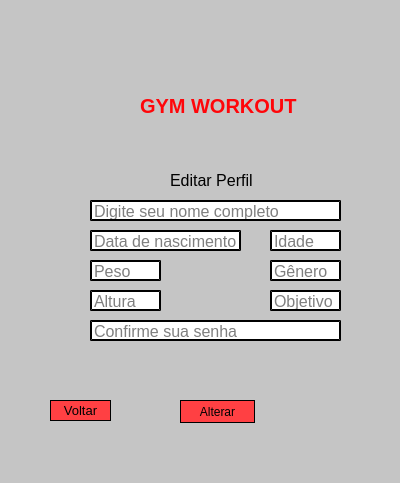
<?xml version="1.0" encoding="UTF-8"?>
<ui version="4.0">
 <class>MainWindow</class>
 <widget class="QMainWindow" name="MainWindow">
  <property name="geometry">
   <rect>
    <x>0</x>
    <y>0</y>
    <width>400</width>
    <height>483</height>
   </rect>
  </property>
  <property name="windowTitle">
   <string>MainWindow</string>
  </property>
  <property name="styleSheet">
   <string notr="true">
background-color: rgb(197, 197, 197);</string>
  </property>
  <widget class="QWidget" name="centralwidget">
   <widget class="QLabel" name="label">
    <property name="geometry">
     <rect>
      <x>190</x>
      <y>100</y>
      <width>71</width>
      <height>91</height>
     </rect>
    </property>
    <property name="text">
     <string/>
    </property>
    <property name="pixmap">
     <pixmap>user.png</pixmap>
    </property>
   </widget>
   <widget class="QLabel" name="label_2">
    <property name="geometry">
     <rect>
      <x>170</x>
      <y>170</y>
      <width>141</width>
      <height>21</height>
     </rect>
    </property>
    <property name="font">
     <font>
      <pointsize>12</pointsize>
     </font>
    </property>
    <property name="text">
     <string>Editar Perfil</string>
    </property>
   </widget>
   <widget class="QLabel" name="label_6">
    <property name="geometry">
     <rect>
      <x>150</x>
      <y>-10</y>
      <width>291</width>
      <height>101</height>
     </rect>
    </property>
    <property name="text">
     <string/>
    </property>
    <property name="pixmap">
     <pixmap>pesinho.png</pixmap>
    </property>
   </widget>
   <widget class="QLabel" name="label_7">
    <property name="geometry">
     <rect>
      <x>140</x>
      <y>90</y>
      <width>211</width>
      <height>31</height>
     </rect>
    </property>
    <property name="font">
     <font>
      <pointsize>15</pointsize>
      <weight>75</weight>
      <bold>true</bold>
     </font>
    </property>
    <property name="styleSheet">
     <string notr="true">COLOR:rgb(255, 6, 10)</string>
    </property>
    <property name="text">
     <string>GYM WORKOUT</string>
    </property>
   </widget>
   <widget class="QPushButton" name="pushButton">
    <property name="geometry">
     <rect>
      <x>180</x>
      <y>400</y>
      <width>75</width>
      <height>23</height>
     </rect>
    </property>
    <property name="styleSheet">
     <string notr="true">QPushButton{
background-color: rgb(255, 64, 67);
border-style: outset;
border-width: 1px;
border-radius: 15px;
border-color: black;
}

QPushButton:pressed{
background-color:rgb(255, 99, 101);
border-style: outset;
border-width: 1px;
border-radius: 15px;
border-color: black;
}</string>
    </property>
    <property name="text">
     <string>Alterar</string>
    </property>
   </widget>
   <widget class="QLineEdit" name="lineEdit_2">
    <property name="geometry">
     <rect>
      <x>90</x>
      <y>320</y>
      <width>251</width>
      <height>21</height>
     </rect>
    </property>
    <property name="font">
     <font>
      <pointsize>12</pointsize>
      <weight>50</weight>
      <bold>false</bold>
     </font>
    </property>
    <property name="accessibleDescription">
     <string/>
    </property>
    <property name="styleSheet">
     <string notr="true">background-color: rgb(255, 255, 255);
border-radius: 15px;
border-style: outset;
border-width: 2px;</string>
    </property>
    <property name="text">
     <string/>
    </property>
    <property name="placeholderText">
     <string>Confirme sua senha</string>
    </property>
   </widget>
   <widget class="QLineEdit" name="lineEdit_3">
    <property name="geometry">
     <rect>
      <x>90</x>
      <y>200</y>
      <width>251</width>
      <height>21</height>
     </rect>
    </property>
    <property name="font">
     <font>
      <pointsize>12</pointsize>
      <weight>50</weight>
      <bold>false</bold>
     </font>
    </property>
    <property name="accessibleDescription">
     <string/>
    </property>
    <property name="styleSheet">
     <string notr="true">background-color: rgb(255, 255, 255);
border-radius: 15px;
border-style: outset;
border-width: 2px;</string>
    </property>
    <property name="placeholderText">
     <string>Digite seu nome completo</string>
    </property>
   </widget>
   <widget class="QLineEdit" name="lineEdit_4">
    <property name="geometry">
     <rect>
      <x>90</x>
      <y>230</y>
      <width>151</width>
      <height>21</height>
     </rect>
    </property>
    <property name="font">
     <font>
      <pointsize>12</pointsize>
      <weight>50</weight>
      <bold>false</bold>
     </font>
    </property>
    <property name="accessibleDescription">
     <string/>
    </property>
    <property name="styleSheet">
     <string notr="true">background-color: rgb(255, 255, 255);
border-radius: 15px;
border-style: outset;
border-width: 2px;</string>
    </property>
    <property name="text">
     <string/>
    </property>
    <property name="placeholderText">
     <string>Data de nascimento</string>
    </property>
   </widget>
   <widget class="QLineEdit" name="lineEdit_5">
    <property name="geometry">
     <rect>
      <x>90</x>
      <y>260</y>
      <width>71</width>
      <height>21</height>
     </rect>
    </property>
    <property name="font">
     <font>
      <pointsize>12</pointsize>
      <weight>50</weight>
      <bold>false</bold>
     </font>
    </property>
    <property name="accessibleDescription">
     <string/>
    </property>
    <property name="styleSheet">
     <string notr="true">background-color: rgb(255, 255, 255);
border-radius: 15px;
border-style: outset;
border-width: 2px;</string>
    </property>
    <property name="text">
     <string/>
    </property>
    <property name="placeholderText">
     <string>Peso</string>
    </property>
   </widget>
   <widget class="QLineEdit" name="lineEdit_6">
    <property name="geometry">
     <rect>
      <x>270</x>
      <y>260</y>
      <width>71</width>
      <height>21</height>
     </rect>
    </property>
    <property name="font">
     <font>
      <pointsize>12</pointsize>
      <weight>50</weight>
      <bold>false</bold>
      <stylestrategy>PreferDefault</stylestrategy>
     </font>
    </property>
    <property name="cursor">
     <cursorShape>IBeamCursor</cursorShape>
    </property>
    <property name="contextMenuPolicy">
     <enum>Qt::DefaultContextMenu</enum>
    </property>
    <property name="acceptDrops">
     <bool>true</bool>
    </property>
    <property name="accessibleName">
     <string/>
    </property>
    <property name="accessibleDescription">
     <string/>
    </property>
    <property name="autoFillBackground">
     <bool>false</bool>
    </property>
    <property name="styleSheet">
     <string notr="true">background-color: rgb(255, 255, 255);
border-radius: 15px;
border-style: outset;
border-width: 2px;</string>
    </property>
    <property name="inputMask">
     <string/>
    </property>
    <property name="text">
     <string/>
    </property>
    <property name="echoMode">
     <enum>QLineEdit::Normal</enum>
    </property>
    <property name="dragEnabled">
     <bool>false</bool>
    </property>
    <property name="readOnly">
     <bool>false</bool>
    </property>
    <property name="placeholderText">
     <string>Gênero</string>
    </property>
    <property name="clearButtonEnabled">
     <bool>false</bool>
    </property>
   </widget>
   <widget class="QLineEdit" name="lineEdit_7">
    <property name="geometry">
     <rect>
      <x>90</x>
      <y>290</y>
      <width>71</width>
      <height>21</height>
     </rect>
    </property>
    <property name="font">
     <font>
      <pointsize>12</pointsize>
      <weight>50</weight>
      <bold>false</bold>
     </font>
    </property>
    <property name="accessibleDescription">
     <string/>
    </property>
    <property name="styleSheet">
     <string notr="true">background-color: rgb(255, 255, 255);
border-radius: 15px;
border-style: outset;
border-width: 2px;</string>
    </property>
    <property name="text">
     <string/>
    </property>
    <property name="placeholderText">
     <string>Altura</string>
    </property>
   </widget>
   <widget class="QLineEdit" name="lineEdit_8">
    <property name="geometry">
     <rect>
      <x>270</x>
      <y>290</y>
      <width>71</width>
      <height>21</height>
     </rect>
    </property>
    <property name="font">
     <font>
      <pointsize>12</pointsize>
      <weight>50</weight>
      <bold>false</bold>
     </font>
    </property>
    <property name="accessibleDescription">
     <string/>
    </property>
    <property name="styleSheet">
     <string notr="true">background-color: rgb(255, 255, 255);
border-radius: 15px;
border-style: outset;
border-width: 2px;</string>
    </property>
    <property name="text">
     <string/>
    </property>
    <property name="placeholderText">
     <string>Objetivo</string>
    </property>
   </widget>
   <widget class="QLineEdit" name="lineEdit_9">
    <property name="geometry">
     <rect>
      <x>270</x>
      <y>230</y>
      <width>71</width>
      <height>21</height>
     </rect>
    </property>
    <property name="font">
     <font>
      <pointsize>12</pointsize>
      <weight>50</weight>
      <bold>false</bold>
     </font>
    </property>
    <property name="accessibleDescription">
     <string/>
    </property>
    <property name="styleSheet">
     <string notr="true">background-color: rgb(255, 255, 255);
border-radius: 15px;
border-style: outset;
border-width: 2px;</string>
    </property>
    <property name="text">
     <string/>
    </property>
    <property name="placeholderText">
     <string>Idade</string>
    </property>
   </widget>
   <widget class="QPushButton" name="pushButton_4">
    <property name="geometry">
     <rect>
      <x>50</x>
      <y>400</y>
      <width>61</width>
      <height>21</height>
     </rect>
    </property>
    <property name="font">
     <font>
      <pointsize>10</pointsize>
     </font>
    </property>
    <property name="autoFillBackground">
     <bool>false</bool>
    </property>
    <property name="styleSheet">
     <string notr="true">QPushButton{
background-color: rgb(255, 64, 67);
border-style: outset;
border-width: 1px;
border-radius: 15px;
border-color: black;
}

QPushButton:pressed{
background-color:rgb(255, 99, 101);
border-style: outset;
border-width: 1px;
border-radius: 15px;
border-color: black;
}</string>
    </property>
    <property name="text">
     <string notr="true">Voltar</string>
    </property>
    <property name="icon">
     <iconset>
      <normaloff>voltar.png</normaloff>voltar.png</iconset>
    </property>
    <property name="checkable">
     <bool>false</bool>
    </property>
    <property name="autoRepeat">
     <bool>false</bool>
    </property>
    <property name="autoDefault">
     <bool>false</bool>
    </property>
    <property name="default">
     <bool>false</bool>
    </property>
    <property name="flat">
     <bool>false</bool>
    </property>
   </widget>
  </widget>
  <widget class="QMenuBar" name="menubar">
   <property name="geometry">
    <rect>
     <x>0</x>
     <y>0</y>
     <width>400</width>
     <height>21</height>
    </rect>
   </property>
  </widget>
  <widget class="QStatusBar" name="statusbar"/>
 </widget>
 <resources/>
 <connections/>
</ui>
